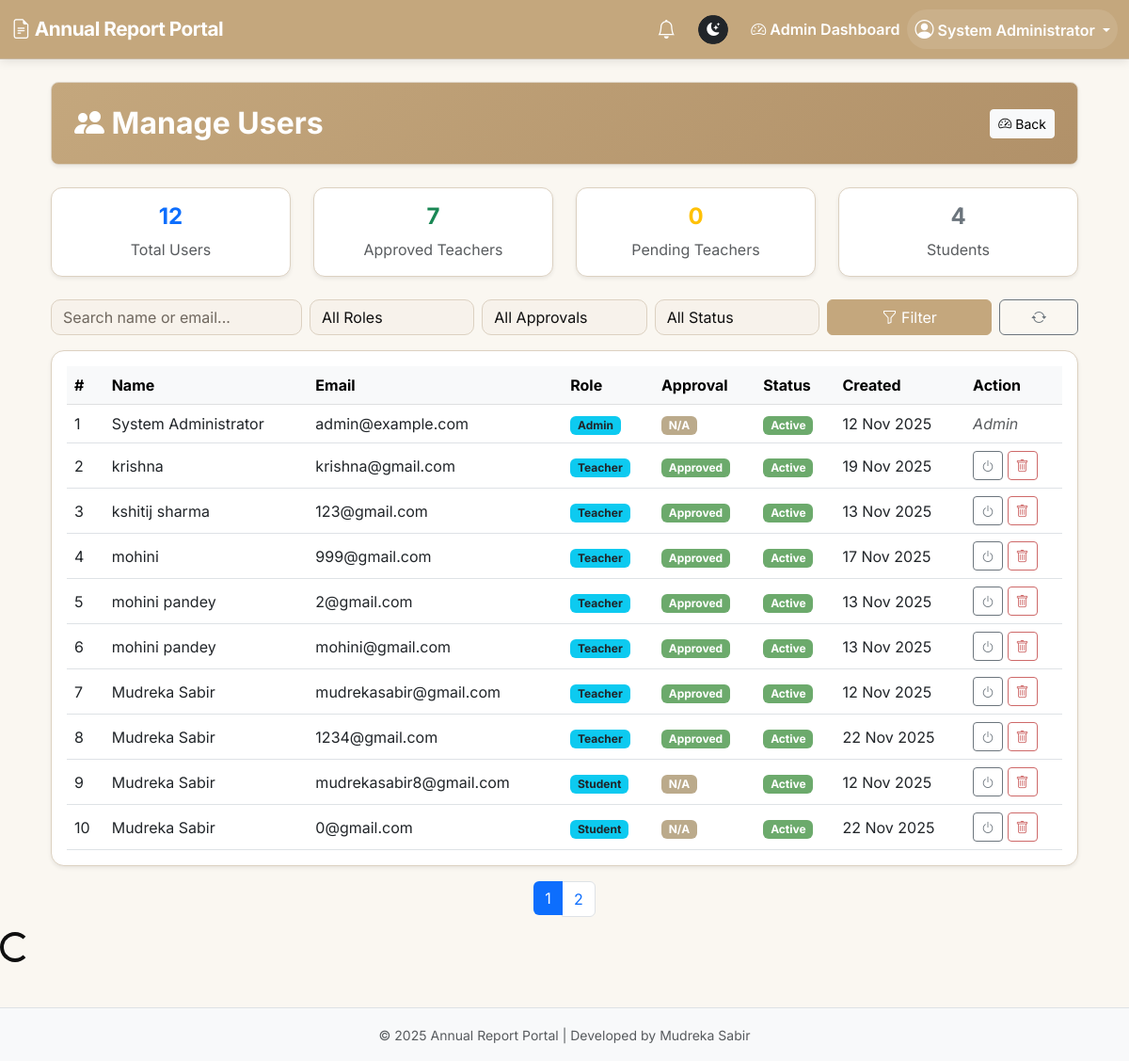
The page /admin/manage_users.php (signed in) on the database its author committed.
### tables this page shows
CREATE TABLE `users` (
  `id` int(11) NOT NULL,
  `name` varchar(100) NOT NULL,
  `email` varchar(100) NOT NULL,
  `password` varchar(255) DEFAULT NULL,
  `role` enum('admin','teacher','student','coordinator') NOT NULL DEFAULT 'student',
  `approval_status` enum('pending','approved','rejected') DEFAULT 'approved',
  `created_at` datetime DEFAULT current_timestamp(),
  `account_status` enum('active','disabled') DEFAULT 'active',
  `last_login` datetime DEFAULT NULL,
  `updated_at` timestamp NOT NULL DEFAULT current_timestamp() ON UPDATE current_timestamp()
);

### admin/manage_users.php (the view, shortened to what this page needs)
<?php
include('../includes/header.php');
$search = $_GET['search'] ?? '';
$where = [];
$where_sql = count($where) ? "WHERE " . implode(" AND ", $where) : "";
$limit = 10;
$page = isset($_GET['page']) ? max(1, intval($_GET['page'])) : 1;
$offset = ($page - 1) * $limit;
$total_query = $conn->query("SELECT COUNT(*) AS total FROM users $where_sql");
$total_rows = $total_query->fetch_assoc()['total'];
$total_pages = ceil($total_rows / $limit);
$users = $conn->query("SELECT * FROM users $where_sql ORDER BY role, name ASC LIMIT $limit OFFSET $offset");
$total_users = $conn->query("SELECT COUNT(*) AS c FROM users")->fetch_assoc()['c'];
$teachers_pending = $conn->query("SELECT COUNT(*) AS c FROM users WHERE role='teacher' AND approval_status='pending'")->fetch_assoc()['c'];
$teachers_approved = $conn->query("SELECT COUNT(*) AS c FROM users WHERE role='teacher' AND approval_status='approved'")->fetch_assoc()['c'];
$students = $conn->query("SELECT COUNT(*) AS c FROM users WHERE role='student'")->fetch_assoc()['c'];
?>
<div class="container mt-4">
  <div class="p-4 mb-4 rounded-3 text-white shadow-sm" style="background: linear-gradient(135deg, #0d6efd, #4f8ef7);">
    <div class="d-flex justify-content-between align-items-center">
      <h2 class="fw-bold mb-0"><i class="bi bi-people-fill"></i> Manage Users</h2>
      <a href="dashboard.php" class="btn btn-light btn-sm"><i class="bi bi-speedometer2"></i> Back</a>
    </div>
  </div>
  <div class="row text-center mb-4">
    <div class="col-md-3">
      <div class="card stat-card shadow-sm p-3">
        <h4 class="fw-bold text-primary"><?= $total_users ?></h4>
        <p class="text-muted mb-0">Total Users</p>
      </div>
    </div>
    <div class="col-md-3">
      <div class="card stat-card shadow-sm p-3">
        <h4 class="fw-bold text-success"><?= $teachers_approved ?></h4>
        <p class="text-muted mb-0">Approved Teachers</p>
      </div>
    </div>
    <div class="col-md-3">
      <div class="card stat-card shadow-sm p-3">
        <h4 class="fw-bold text-warning"><?= $teachers_pending ?></h4>
        <p class="text-muted mb-0">Pending Teachers</p>
      </div>
    </div>
    <div class="col-md-3">
      <div class="card stat-card shadow-sm p-3">
        <h4 class="fw-bold text-secondary"><?= $students ?></h4>
        <p class="text-muted mb-0">Students</p>
      </div>
    </div>
  </div>
  <form class="row g-2 mb-3 search-bar" method="GET">
    <div class="col-md-3">
      <input type="text" name="search" class="form-control" placeholder="Search name or email..." value="<?= htmlspecialchars($search) ?>">
    </div>
    <div class="col-md-2">
      <select name="role" class="form-select">
        <option value="">All Roles</option>
      </select>
    </div>
    <div class="col-md-2">
      <select name="approval" class="form-select">
        <option value="">All Approvals</option>
      </select>
    </div>
    <div class="col-md-2">
      <select name="status" class="form-select">
        <option value="">All Status</option>
      </select>
    </div>
    <div class="col-md-2">
      <button type="submit" class="btn btn-primary w-100"><i class="bi bi-funnel"></i> Filter</button>
    </div>
    <div class="col-md-1">
      <a href="manage_users.php" class="btn btn-outline-secondary w-100"><i class="bi bi-arrow-repeat"></i></a>
    </div>
  </form>
  <div class="card shadow-sm border-0 p-3">
    <div class="table-responsive">
      <table class="table align-middle table-hover mb-0">
        <thead class="table-light">
          <tr>
            <th>#</th>
            <th>Name</th>
            <th>Email</th>
            <th>Role</th>
            <th>Approval</th>
            <th>Status</th>
            <th>Created</th>
            <th>Action</th>
          </tr>
        </thead>
        <tbody>
          <?php if ($users->num_rows > 0): $i = $offset + 1; ?>
            <?php while ($u = $users->fetch_assoc()): ?>
              <tr>
                <td><?= $i++ ?></td>
                <td><?= htmlspecialchars($u['name']) ?></td>
                <td><?= htmlspecialchars($u['email']) ?></td>
                <td><span class="badge bg-info text-dark badge-role"><?= htmlspecialchars($u['role']) ?></span></td>
                <td>
                  <?php if ($u['role'] == 'teacher'): ?>
                    <?php if ($u['approval_status'] == 'approved'): ?>
                      <span class="badge bg-success">Approved</span>
                    <?php elseif ($u['approval_status'] == 'pending'): ?>
                      <span class="badge bg-warning text-dark">Pending</span>
                    <?php else: ?>
                      <span class="badge bg-danger">Rejected</span>
                    <?php endif; ?>
                  <?php else: ?>
                    <span class="badge bg-secondary">N/A</span>
                  <?php endif; ?>
                </td>
                <td>
                  <span class="badge <?= ($u['account_status'] == 'active') ? 'bg-success' : 'bg-danger' ?>">
                    <?= ucfirst($u['account_status'] ?? 'active') ?>
                  </span>
                </td>
                <td><?= date('d M Y', strtotime($u['created_at'])) ?></td>
                <td>
                  <?php if ($u['role'] != 'admin'): ?>
                    <form method="POST" style="display:inline;">
                      <button name="toggle" class="btn btn-outline-secondary btn-sm" title="Toggle account status">
                        <i class="bi bi-power"></i>
                      </button>
                      <button name="delete" class="btn btn-outline-danger btn-sm" title="Delete user" onclick="return confirm('Delete this user?');">
                        <i class="bi bi-trash"></i>
                      </button>
                    </form>
                  <?php else: ?>
                    <em class="text-muted">Admin</em>
                  <?php endif; ?>
                </td>
              </tr>
            <?php endwhile; ?>
          <?php else: ?>
            <tr><td colspan="8" class="text-center text-muted py-3">No users found.</td></tr>
          <?php endif; ?>
        </tbody>
      </table>
    </div>
  </div>
  <?php if ($total_pages > 1): ?>
    <nav class="mt-3">
      <ul class="pagination justify-content-center">
        <?php for ($p = 1; $p <= $total_pages; $p++): ?>
          <li class="page-item <?= $page == $p ? 'active' : '' ?>">
            <a class="page-link <?= $page == $p ? 'active' : '' ?>" href="?<?= http_build_query(array_merge($_GET, ['page' => $p])) ?>">
              <?= $p ?>
            </a>
          </li>
        <?php endfor; ?>
      </ul>
    </nav>
  <?php endif; ?>
</div>
<?php include('../includes/footer.php'); ?>

### styles/style.css (style rules this page uses)
:root { --bg-main: #FAF7F1; --bg-card: #FFFFFF; --bg-accent: #F0E7D9; --primary: #C4A77D; --primary-hover: #B19169; --text-main: #0F0F0F; --text-light: #4B463F; --border-light: #DCD1C1; --border-dark: #C8B79F; --success: #6CAA6C; --warning: #D8B178; --danger: #CE6969; --secondary: #BBAA8B; }
body { background: var(--bg-main) !important; color: var(--text-main) !important; font-family: "Inter", sans-serif; }
.p-4.mb-4.rounded-3, .header-section, .page-header { background: linear-gradient(135deg, var(--primary), var(--primary-hover)) !important; color: #fff !important; border-radius: 14px; }
.btn-primary { background: var(--primary) !important; border-color: var(--primary) !important; color: #fff !important; }
.btn-outline-danger { border-color: var(--danger) !important; color: var(--danger) !important; }
.card, .shadow-sm { background: var(--bg-card) !important; color: var(--text-main) !important; border: 1px solid var(--border-light) !important; border-radius: 14px; }
.table { background: var(--bg-card) !important; color: var(--text-main) !important; }
.table thead { background: var(--bg-accent) !important; font-weight: 600; }
.form-control, .form-select { background: #F7F2EB !important; border: 1px solid var(--border-light) !important; color: var(--text-main) !important; }
.form-control::placeholder { color: #6F675E !important; }
.badge.bg-success { background: var(--success) !important; }
.badge.bg-secondary { background: var(--secondary) !important; }

### includes/header.php (style rules this page uses)
body { font-family: 'Inter', sans-serif; }

### admin/manage_users.php (style rules this page uses)
body { font-family: 'Inter', sans-serif; background-color: #f9fafb; }
.stat-card { border: none; border-radius: 12px; transition: all .3s; }
.search-bar input, .search-bar select { border-radius: 10px; }
.badge-role { text-transform: capitalize; }
.pagination a { text-decoration: none; }
.page-link.active { background: #0d6efd !important; color: #fff !important; border: none; }

### rows shown on the page
users: name "System Administrator", email "admin@example.com", role "Admin", shows "N/A", account_status "Active", created_at "12 Nov 2025"
users: name "krishna", email "krishna@gmail.com", role "Teacher", approval_status "Approved", account_status "Active", created_at "19 Nov 2025"
users: name "kshitij sharma", email "123@gmail.com", role "Teacher", approval_status "Approved", account_status "Active", created_at "13 Nov 2025"
users: name "mohini", email "999@gmail.com", role "Teacher", approval_status "Approved", account_status "Active", created_at "17 Nov 2025"
users: name "mohini pandey", email "2@gmail.com", role "Teacher", approval_status "Approved", account_status "Active", created_at "13 Nov 2025"
users: name "mohini pandey", email "mohini@gmail.com", role "Teacher", approval_status "Approved", account_status "Active", created_at "13 Nov 2025"
users: name "Mudreka Sabir", email "mudrekasabir@gmail.com", role "Teacher", approval_status "Approved", account_status "Active", created_at "12 Nov 2025"
users: name "Mudreka Sabir", email "1234@gmail.com", role "Teacher", approval_status "Approved", account_status "Active", created_at "22 Nov 2025"
users: name "Mudreka Sabir", email "mudrekasabir8@gmail.com", role "Student", shows "N/A", account_status "Active", created_at "12 Nov 2025"
users: name "Mudreka Sabir", email "0@gmail.com", role "Student", shows "N/A", account_status "Active", created_at "22 Nov 2025"

### other values the page prints
$_SESSION['name'] "System Administrator"
$total_users "12"
$teachers_approved "7"
$teachers_pending "0"
$students "4"
